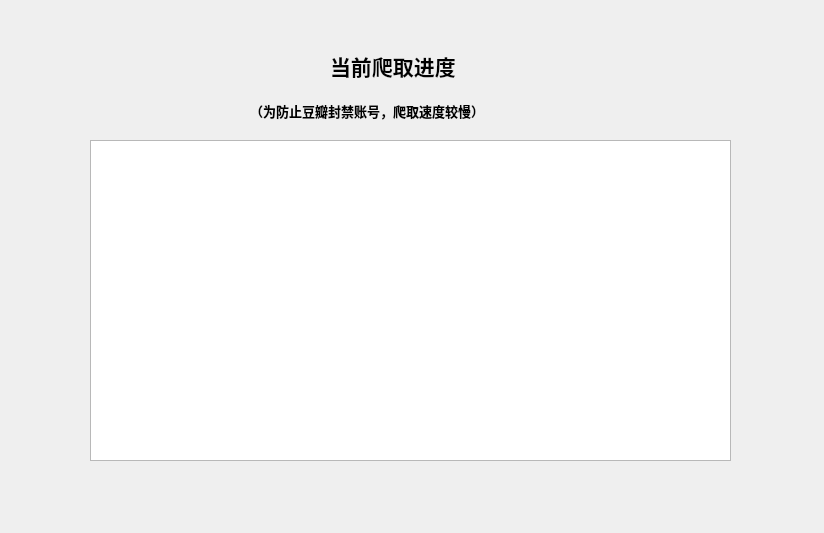
<?xml version="1.0" encoding="UTF-8"?>
<ui version="4.0">
 <class>Form</class>
 <widget class="QWidget" name="Form">
  <property name="geometry">
   <rect>
    <x>0</x>
    <y>0</y>
    <width>824</width>
    <height>533</height>
   </rect>
  </property>
  <property name="windowTitle">
   <string>Form</string>
  </property>
  <widget class="QLabel" name="title_2">
   <property name="geometry">
    <rect>
     <x>330</x>
     <y>50</y>
     <width>171</width>
     <height>31</height>
    </rect>
   </property>
   <property name="font">
    <font>
     <family>焦糖奶茶</family>
     <pointsize>16</pointsize>
     <weight>75</weight>
     <bold>true</bold>
    </font>
   </property>
   <property name="styleSheet">
    <string notr="true"/>
   </property>
   <property name="text">
    <string>当前爬取进度</string>
   </property>
  </widget>
  <widget class="QTextBrowser" name="show_spider_detail">
   <property name="geometry">
    <rect>
     <x>90</x>
     <y>140</y>
     <width>641</width>
     <height>321</height>
    </rect>
   </property>
  </widget>
  <widget class="QLabel" name="title_3">
   <property name="geometry">
    <rect>
     <x>250</x>
     <y>100</y>
     <width>321</width>
     <height>21</height>
    </rect>
   </property>
   <property name="font">
    <font>
     <family>焦糖奶茶</family>
     <pointsize>10</pointsize>
     <weight>75</weight>
     <bold>true</bold>
    </font>
   </property>
   <property name="styleSheet">
    <string notr="true"/>
   </property>
   <property name="text">
    <string>（为防止豆瓣封禁账号，爬取速度较慢）</string>
   </property>
  </widget>
 </widget>
 <resources/>
 <connections/>
</ui>
